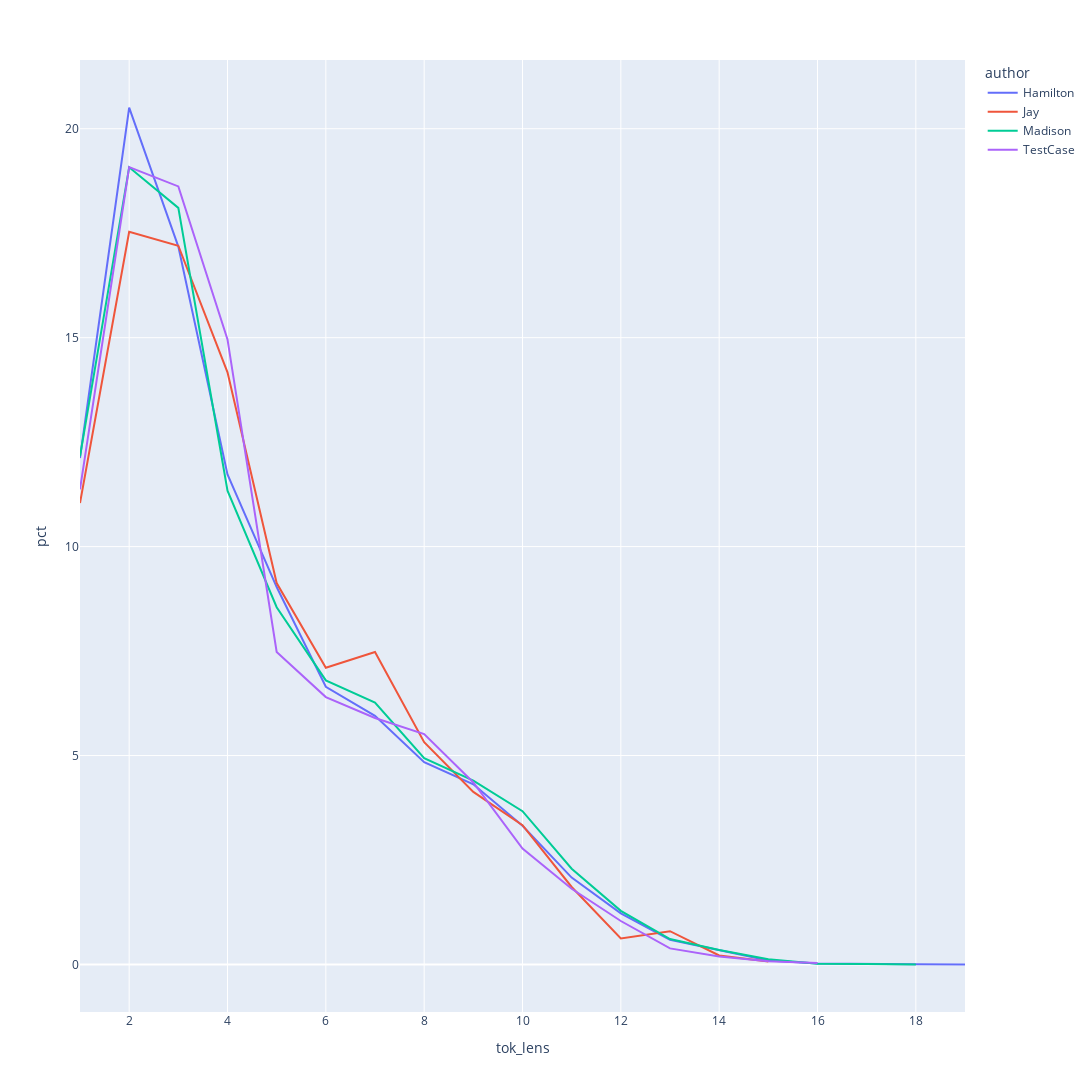

Notebook cell for this chart:
### Markdown cell above
10. Subset the corpus to focus on texts by Hamilton, Jay, and Madison to compare to Federalist Paper #64 ("TestCase" here).

### Code cell
fig = px.line(author_wordlen_df[author_wordlen_df["author"].isin(["Jay", "Madison", "Hamilton", "TestCase"])], x = "tok_lens", y = "pct", color = "author")
fig.update_layout(width = 1500, height = 1500)
fig.show()

### Figure 1 — Plotly figure (JSON) as saved in the notebook; plotly's stock layout.template omitted (floating-point values rounded to 4 significant figures)
{"data": [{"hovertemplate": "author=Hamilton<br>tok_lens=%{x}<br>pct=%{y}<extra></extra>", "legendgroup": "Hamilton", "line": {"color": "#636efa", "dash": "solid"}, "marker": {"symbol": "circle"}, "mode": "lines", "name": "Hamilton", "orientation": "v", "showlegend": true, "type": "scatter", "x": [1, 2, 3, 4, 5, 6, 7, 8, 9, 10, 11, 12, 13, 14, 15, 16, 17, 18, 19], "xaxis": "x", "y": [12.12, 20.51, 17.18, 11.73, 9.033, 6.646, 5.95, 4.841, 4.311, 3.319, 2.08, 1.223, 0.5938, 0.3362, 0.09661, 0.02278, 0.007855, 0.004713, 0.002356], "yaxis": "y"}, {"hovertemplate": "author=Jay<br>tok_lens=%{x}<br>pct=%{y}<extra></extra>", "legendgroup": "Jay", "line": {"color": "#EF553B", "dash": "solid"}, "marker": {"symbol": "circle"}, "mode": "lines", "name": "Jay", "orientation": "v", "showlegend": true, "type": "scatter", "x": [1, 2, 3, 4, 5, 6, 7, 8, 9, 10, 11, 12, 13, 14, 15], "xaxis": "x", "y": [11.04, 17.53, 17.2, 14.17, 9.129, 7.1, 7.477, 5.318, 4.13, 3.333, 1.855, 0.6231, 0.797, 0.2174, 0.07245], "yaxis": "y"}, {"hovertemplate": "author=Madison<br>tok_lens=%{x}<br>pct=%{y}<extra></extra>", "legendgroup": "Madison", "line": {"color": "#00cc96", "dash": "solid"}, "marker": {"symbol": "circle"}, "mode": "lines", "name": "Madison", "orientation": "v", "showlegend": true, "type": "scatter", "x": [1, 2, 3, 4, 5, 6, 7, 8, 9, 10, 11, 12, 13, 14, 15, 16, 17, 18], "xaxis": "x", "y": [12.16, 19.08, 18.11, 11.34, 8.55, 6.8, 6.268, 4.94, 4.402, 3.669, 2.293, 1.285, 0.6093, 0.3468, 0.1232, 0.02054, 0.009127, 0.002282], "yaxis": "y"}, {"hovertemplate": "author=TestCase<br>tok_lens=%{x}<br>pct=%{y}<extra></extra>", "legendgroup": "TestCase", "line": {"color": "#ab63fa", "dash": "solid"}, "marker": {"symbol": "circle"}, "mode": "lines", "name": "TestCase", "orientation": "v", "showlegend": true, "type": "scatter", "x": [1, 2, 3, 4, 5, 6, 7, 8, 9, 10, 11, 12, 13, 14, 15, 16], "xaxis": "x", "y": [11.37, 19.08, 18.62, 14.96, 7.479, 6.399, 5.898, 5.513, 4.356, 2.776, 1.812, 1.041, 0.3855, 0.1928, 0.0771, 0.03855], "yaxis": "y"}], "layout": {"height": 1500, "legend": {"title": {"text": "author"}, "tracegroupgap": 0}, "margin": {"t": 60}, "width": 1500, "xaxis": {"anchor": "y", "domain": [0, 1], "title": {"text": "tok_lens"}}, "yaxis": {"anchor": "x", "domain": [0, 1], "title": {"text": "pct"}}}}
